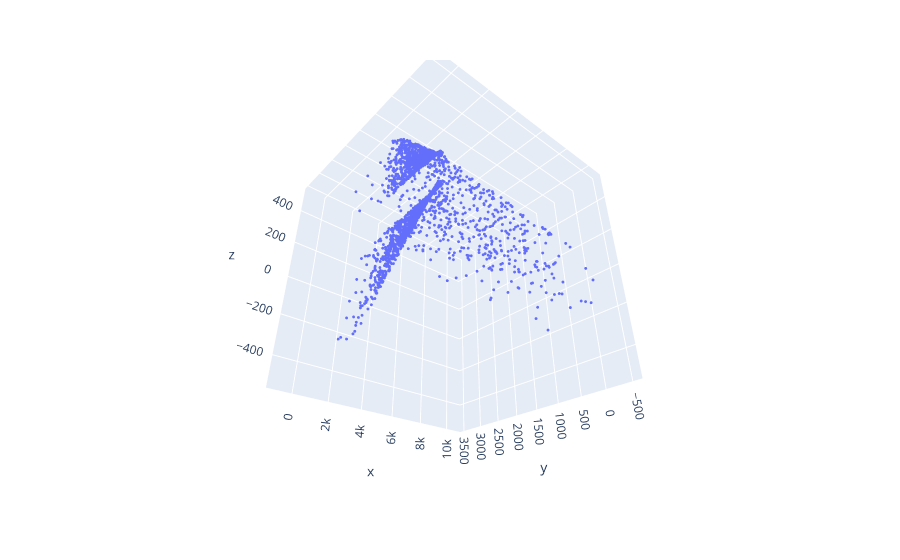

Notebook cell for this chart:
### Code cell
import plotly.express as px
fig = px.scatter_3d(df, x='x', y='y', z='z')
fig.update_traces(marker=dict(size=1))
fig.show()

### Figure 1 — Plotly figure (JSON) as saved in the notebook; plotly's stock layout.template omitted (floating-point values rounded to 4 significant figures; data arrays with more than 128 entries replaced by an {"elided": "..."} marker saying what was removed)
{"data": [{"hovertemplate": "x=%{x}<br>y=%{y}<br>z=%{z}<extra></extra>", "legendgroup": "", "marker": {"color": "#636efa", "size": 1, "symbol": "circle"}, "mode": "markers", "name": "", "scene": "scene", "showlegend": false, "type": "scatter3d", "x": {"elided": "4687 float values"}, "y": {"elided": "4687 float values"}, "z": {"elided": "4687 float values"}}], "layout": {"autosize": true, "legend": {"tracegroupgap": 0}, "margin": {"t": 60}, "scene": {"aspectmode": "auto", "aspectratio": {"x": 1, "y": 1, "z": 1}, "camera": {"center": {"x": 0, "y": 0, "z": 0}, "eye": {"x": -1.201, "y": -1.387, "z": -1.15}, "projection": {"type": "perspective"}, "up": {"x": 0, "y": 0, "z": 1}}, "domain": {"x": [0, 1], "y": [0, 1]}, "xaxis": {"title": {"text": "x"}, "type": "linear"}, "yaxis": {"title": {"text": "y"}, "type": "linear"}, "zaxis": {"title": {"text": "z"}, "type": "linear"}}}}
